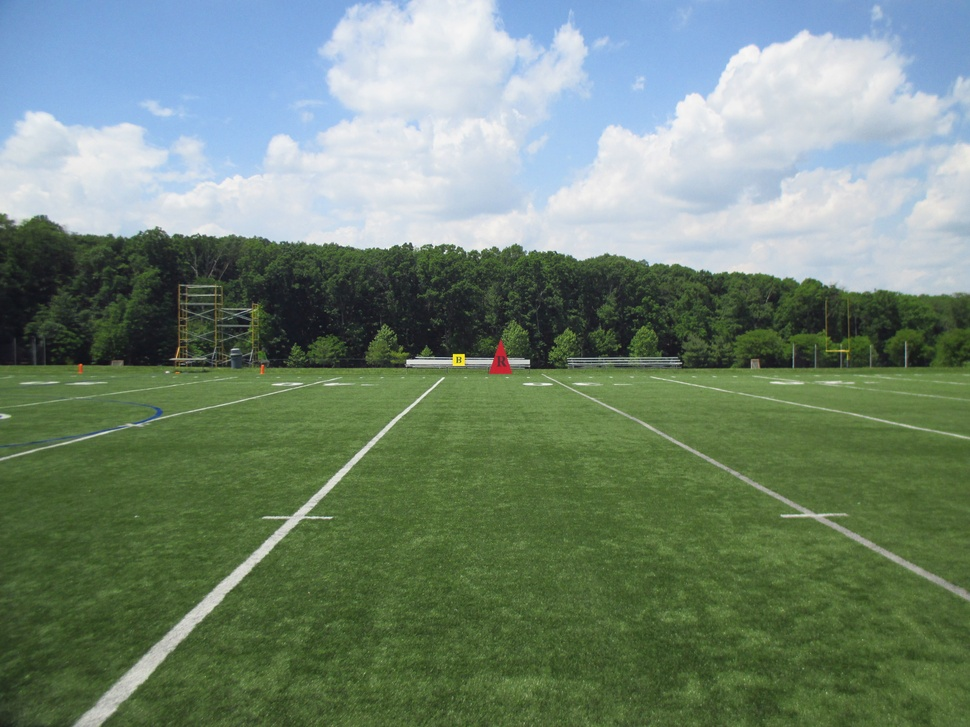
#> input picture images/IMG_0160.JPG, 970 x 727 px, shrunk from 4608 x 3456 before the run
$ python suasimageparser.py
#> lines starting #> are read from the running program, lines starting #| are printed output that depends on the picture
import numpy as np
import cv2

img = cv2.imread( '../images/IMG_0160.JPG' )
#> img is the input picture: shape (727, 970, 3); mean B, G, R 116.4, 134.4, 114.3

cv2.imshow( "Original", img )
cv2.waitKey( 0 )
cv2.destroyAllWindows()

hsv = cv2.cvtColor(img, cv2.COLOR_BGR2HSV)
#> hsv: shape (727, 970, 3); mean H, S, V 68.9, 85.4, 142.6
smoothed = cv2.cvtColor( hsv, cv2.COLOR_BGR2GRAY )
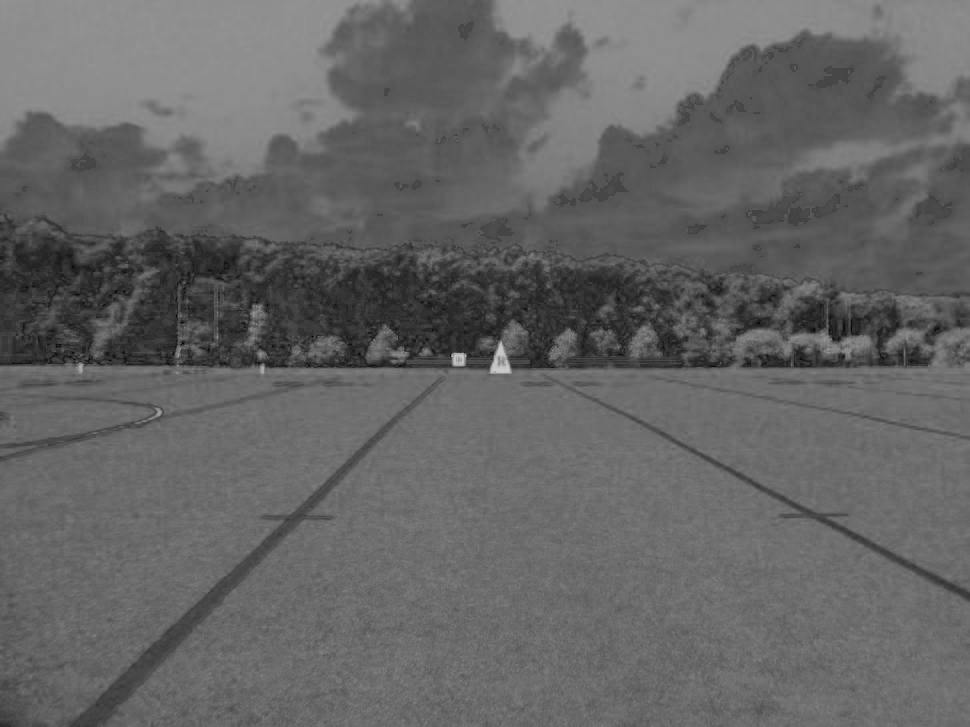
#> smoothed: shape (727, 970); min 5, max 203, mean 100.6

cv2.imshow( "Smoothed", smoothed )
cv2.waitKey( 0 )
cv2.destroyAllWindows()

$ run again, with images/IMG_0114.JPG copied over images/IMG_0160.JPG
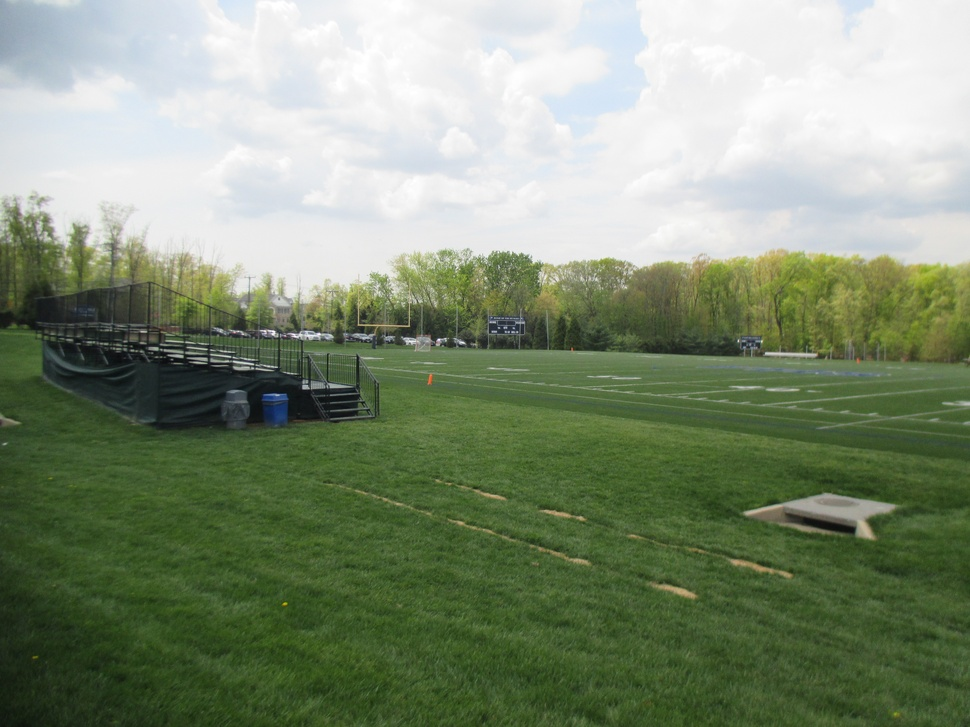
#> input picture images/IMG_0114.JPG, 970 x 727 px, shrunk from 4608 x 3456 before the run
#> img is the input picture: shape (727, 970, 3); mean B, G, R 117.8, 142.9, 129.3
#> hsv: shape (727, 970, 3); mean H, S, V 49.5, 76.4, 144.1
#> `smoothed = cv2.cvtColor( hsv, cv2.COLOR_BGR2GRAY )`:
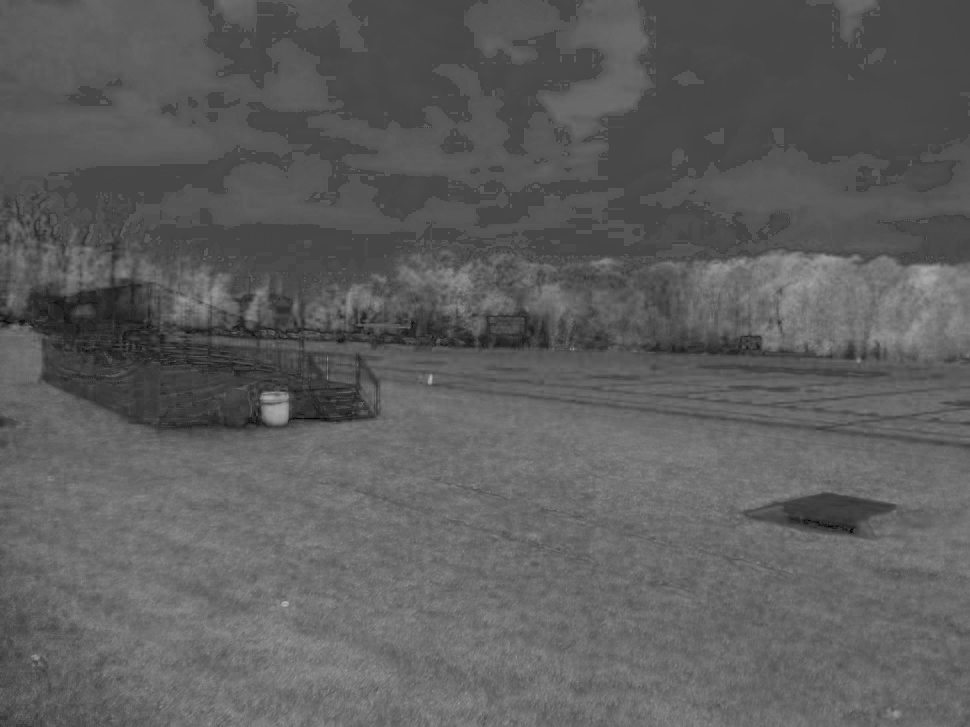
#> smoothed: shape (727, 970); min 4, max 178, mean 93.5

$ run again, with images/IMG_0139.JPG copied over images/IMG_0160.JPG
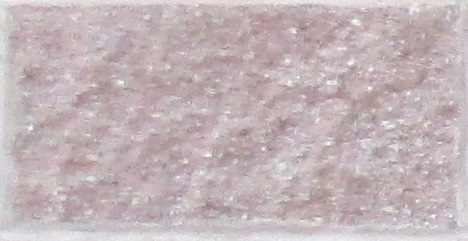
#> input picture images/IMG_0139.JPG, 468 x 241 px
#> img is the input picture: shape (241, 468, 3); mean B, G, R 184.5, 181.1, 195.3
#> hsv: shape (241, 468, 3); mean H, S, V 137.9, 19.5, 195.4
#> `smoothed = cv2.cvtColor( hsv, cv2.COLOR_BGR2GRAY )`:
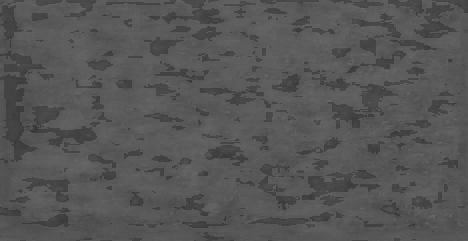
#> smoothed: shape (241, 468); min 54, max 106, mean 85.6

$ run again, with images/IMG_0140.JPG copied over images/IMG_0160.JPG
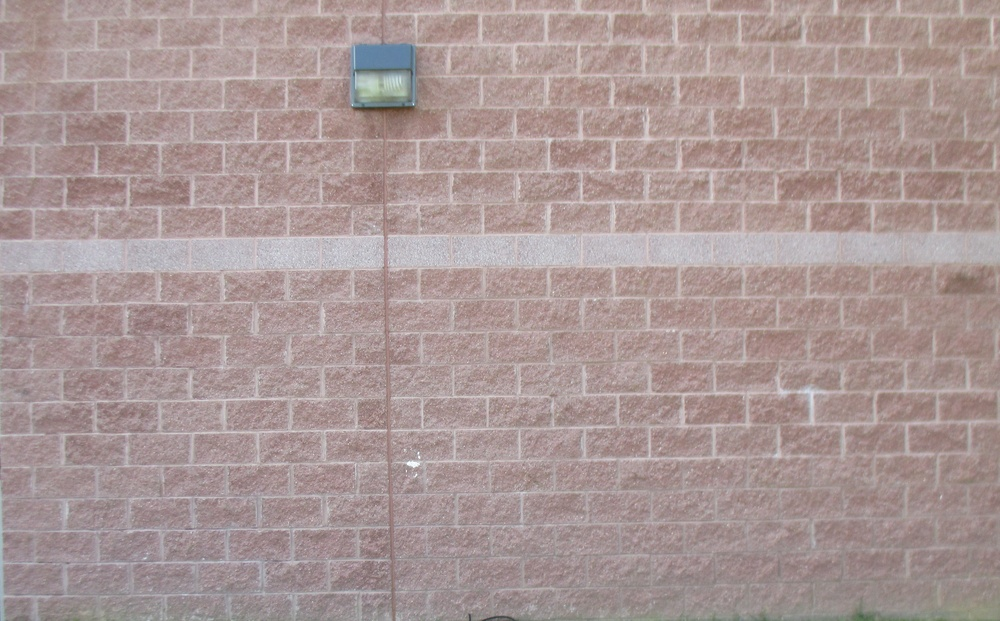
#> input picture images/IMG_0140.JPG, 1000 x 621 px, shrunk from 3768 x 2340 before the run
#> img is the input picture: shape (621, 1000, 3); mean B, G, R 150, 151.3, 169.4
#> hsv: shape (621, 1000, 3); mean H, S, V 56.9, 31.8, 169.7
#> `smoothed = cv2.cvtColor( hsv, cv2.COLOR_BGR2GRAY )`:
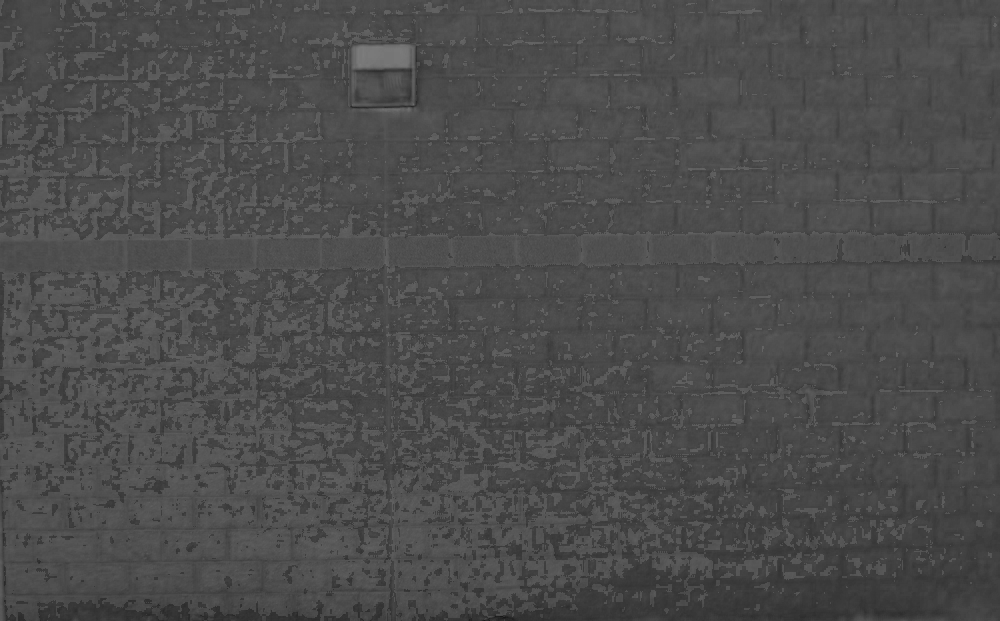
#> smoothed: shape (621, 1000); min 23, max 125, mean 75.9
